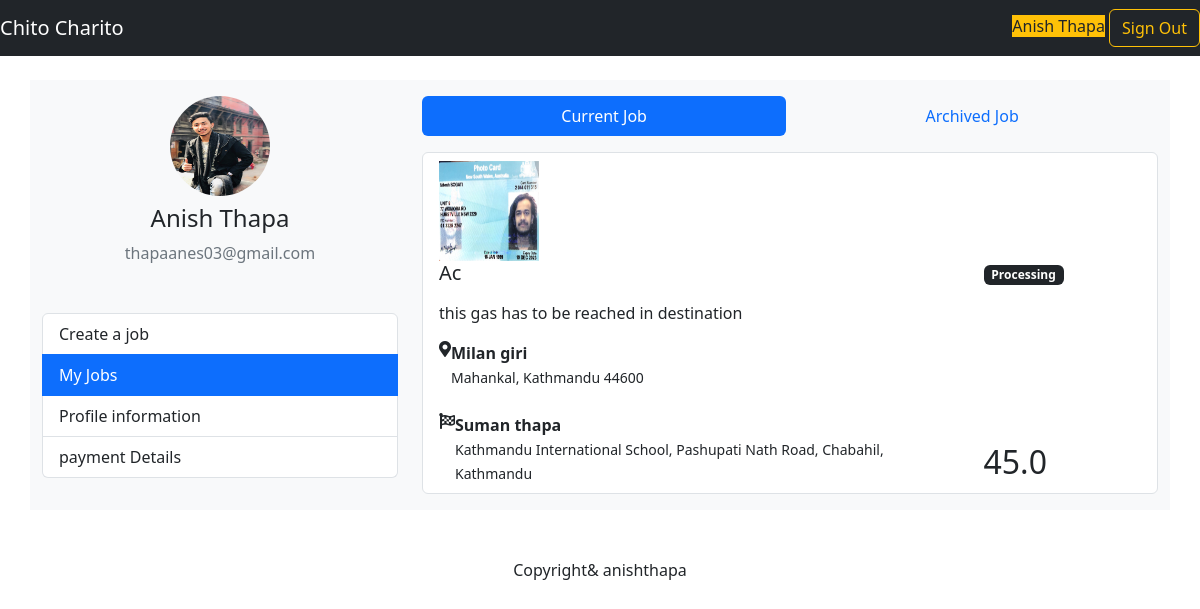
/customer/jobs/current (signed in), run on the app's committed database.
### mainapp/models.py (models this page shows, shortened)
class Customer(models.Model):
    user=models.OneToOneField(User,on_delete=CASCADE)
    avatar = models.ImageField(upload_to='customer/avatars',blank=True,null=True)
    phone_number = models.CharField(max_length=50, blank=True)
    stripe_customer_id = models.CharField(max_length=255, blank=True)
    stripe_payment_method_id = models.CharField(max_length=255, blank=True)
    stripe_card_last4 = models.CharField(max_length=255, blank=True)

class Job(models.Model):
  SMALL_SIZE = "small"
  MEDIUM_SIZE = "medium"
  LARGE_SIZE = "large"
  SIZES = (
    (SMALL_SIZE, 'Small'),
    (MEDIUM_SIZE, 'Medium'),
    (LARGE_SIZE, 'Large'),
  )
  CREATING_STATUS = 'creating'
  PROCESSING_STATUS = 'processing'
  PICKING_STATUS = 'picking'
  DELIVERING_STATUS = 'delivering'
  COMPLETED_STATUS = 'completed'
  CANCELED_STATUS = 'canceled'
  STATUSES = (
    (CREATING_STATUS, 'Creating'),
    (PROCESSING_STATUS, 'Processing'),
    (PICKING_STATUS, 'Picking'),
    (DELIVERING_STATUS, 'Delivering'),
    (COMPLETED_STATUS, 'Completed'),
    (CANCELED_STATUS, 'Canceled'),
  )
  id = models.UUIDField(primary_key=True, default=uuid.uuid4, editable=False)
  customer = models.ForeignKey(Customer, on_delete=models.CASCADE)
  courier = models.ForeignKey(Courier, on_delete=models.CASCADE, null=True, blank=True)
  name = models.CharField(max_length=255)
  description = models.CharField(max_length=255)
  category = models.ForeignKey(Category, on_delete=models.SET_NULL, null=True, blank=True)
  size = models.CharField(max_length=20, choices=SIZES, default=MEDIUM_SIZE)
  quantity = models.IntegerField(default=1)
  photo = models.ImageField(upload_to='job/photos/')
  status = models.CharField(max_length=20, choices=STATUSES, default=CREATING_STATUS)
  created_at = models.DateTimeField(default=timezone.now)
  pickup_address = models.CharField(max_length=255, blank=True)
  pickup_lat = models.FloatField(default=0)
  pickup_lng = models.FloatField(default=0)
  pickup_name = models.CharField(max_length=255, blank=True)
  pickup_phone = models.CharField(max_length=50, blank=True)
  delivery_address = models.CharField(max_length=255, blank=True)
  delivery_lat = models.FloatField(default=0)
  delivery_lng = models.FloatField(default=0)
  delivery_name = models.CharField(max_length=255, blank=True)
  delivery_phone = models.CharField(max_length=50, blank=True)
  duration = models.IntegerField(default=0)
  distance = models.FloatField(default=0)
  price = models.FloatField(default=0)
  pickup_photo = models.ImageField(upload_to='job/pickup_photos/', null=True, blank=True)
  pickedup_at = models.DateTimeField(null=True, blank=True)
  delivery_photo = models.ImageField(upload_to='job/delivery_photos/', null=True, blank=True)
  delivered_at = models.DateTimeField(null=True, blank=True)

### mainapp/customer/views.py (the view)
# urls.py: path('jobs/current', customer_views.current_jobs_page, name="current_jobs"),
@login_required(login_url="/sign-in/?next=/customer/")
def current_jobs_page(request):
    jobs = Job.objects.filter(
        customer=request.user.customer,
        status__in=[
            Job.PROCESSING_STATUS,
            Job.PICKING_STATUS,
            Job.DELIVERING_STATUS
        ]
    )
    return render(request, 'customer/jobs.html', {
        "jobs": jobs
    })

### mainapp/templates/customer/jobs.html
{% extends 'customer/base.html'%}
{% block main %}
{% url 'customer:current_jobs' as current_jobs_url %}
{% url 'customer:archived_jobs' as archived_jobs_url %}
<ul class="nav nav-pills nav-fill">
    <li class="nav-item">
      <a class="nav-link {% if request.path == current_jobs_url %} active {% endif %}" aria-current="page"
      href="{% url 'customer:current_jobs' %}" >Current Job</a>
    </li>
    <li class="nav-item">
      <a class="nav-link {% if request.path == archived_jobs_url %} active {% endif %}" aria-current="page"
      href="{% url 'customer:archived_jobs' %}" >Archived Job</a>
    </li>
  </ul>
<div class="list-group mt-3">
 {% if jobs %}
 {% for job in jobs %}
 <a href="{% url 'customer:job' job.id  %}" class="list-group-item list-group-item-action">
  <div class="media">
    <img src="{{ job.photo.url }}" class="rounded-lg mr-3 " width="100" height="100">
    <div class="media-body">
      <div class="row">
        <div class="col-lg-9">
          <h5 class="mb-3">{{ job.name }}</h5>
          <p>{{ job.description }}</p>
          <div class="d-flex mb-4">
            <i class="fas fa-map-marker-alt"></i>
            <div class="ml-2">
              <b>{{ job.pickup_name }}</b><br />
              <small>{{ job.pickup_address }}</small>
            </div>
          </div>
          <div class="d-flex">
            <i class="fas fa-flag-checkered"></i>
            <div class="ml-2">
              <b>{{ job.delivery_name }}</b><br />
              <small>{{ job.delivery_address }}</small>
            </div>
          </div>
        </div>
        <div class="col-lg-3 text-right d-flex flex-column justify-content-between">
          <div><span class="badge badge-warning bg-dark mb-2">{{ job.get_status_display }}</span></div>
          <h2 class="mb-1">{{ job.price }}</h2>
        </div>
      </div>
    </div>
  </div>
</a>
 {% endfor %}
 {% else %}
 <div class="card">
   <div class = "card-body text-center">
     Nothing to show here yet
   </div>
 </div>
{% endif %}
</div>
{% endblock %}

### mainapp/templates/customer/base.html
{% extends 'base.html'  %}
{% load static %}
{% block content %}
{% url 'customer:create_job' as create_job_url %}
{% url 'customer:profile' as profile_url %}
{% url 'customer:current_jobs' as current_jobs_url %}
{% url 'customer:archived_jobs' as archived_jobs_url %}
{% url 'customer:payment_method' as payment_method_url %}
<div class="container bg-light mt-4 pt-3 pb-3">
    <div class="row">
      <div class="col-lg-4">
        <div class="text-center">
          <img src="{% if request.user.customer.avatar %}{{ request.user.customer.avatar.url }}{% else %}{% static 'img/avatar.png' %}{% endif %}" alt="" class="rounded-circle mb-2" width="100" height="100">
          <h4>{{ request.user.get_full_name }}</h4>
          <p class="text-secondary">{{ request.user.email }}</p>
        </div>
        <div class="list-group mt-5">
            <a href="{% url 'customer:create_job' %}" class="list-group-item list-group-item-action {% if request.path == create_job_url %} active {% endif %}">Create a job</a>
            <a href="{% url 'customer:current_jobs' %}"
          class="list-group-item list-group-item-action {% if request.path == current_jobs_url or request.path == archived_jobs_url %}active{% endif %}">My
          Jobs</a>
            <a href="{% url 'customer:profile' %}" class="list-group-item list-group-item-action {% if request.path == profile_url %} active {% endif %} ">Profile information</a>
            <a href="{% url 'customer:payment_method' %}" class="list-group-item list-group-item-action {% if request.path == payment_method_url %} active {% endif %} ">payment Details</a>
        </div>
        </div>
      <div class="col-lg-8">
          {% block main %}
          {% endblock %}
      </div>
        </div>
        </div>
        {% endblock %}

### mainapp/templates/base.html (shortened to what this page needs)
<!DOCTYPE html>
<html lang="en">
<head>
    {% load bootstrap5 %}
    {% bootstrap_css %}
    <link rel="stylesheet" href="https://use.fontawesome.com/releases/v5.9.0/css/all.css">
</head>
<body>
    <nav class="navbar   {% if not request.user.is_authenticated %} navbar-expand-lg {% endif %} navbar-dark bg-dark">
          <a class="navbar-brand" href="/">Chito Charito</a>
          {% if not request.user.is_authenticated %}
          <button class="navbar-toggler" type="button" data-bs-toggle="collapse" data-bs-target="#navbarSupportedContent" aria-controls="navbarSupportedContent" aria-expanded="false" aria-label="Toggle navigation">
            <span class="navbar-toggler-icon"></span>
          </button>
          <div class="collapse navbar-collapse" id="navbarSupportedContent">
            <ul class="navbar-nav">
              <li  class="nav-item" {% if request.GET.next != '/courier/' %}active{% endif %}>
                <a class="nav-link active" aria-current="page"  href="/sign-in/?next=/customer/">Customer</a>
              </li>
              <li class="nav-item"  {% if request.GET.next == '/courier/' %}active{% endif %}>
                <a class="nav-link active" aria-current="page" href="/sign-in/?next=/courier/">Courier</a>
              </li>
              <!-- <li class="nav-item dropdown">
                <a class="nav-link dropdown-toggle" href="#" aria-expanded="false">
                  Gudiance
                </a>
              </li> -->
            </ul>
        </div>
        {% else %}
        <form class="form-inline">
          <span class="mr-4 bg-warning">{{ request.user.get_full_name|title }}</span>
          <a href = "/sign-out" class="btn btn-outline-warning" >Sign Out</a>
        </form>
        {% endif %}
      </nav>
{% block content %}   {% endblock %}
      <footer class="text-center mt-5 mb-5">Copyright& anishthapa</footer>
      <link rel="stylesheet" href="https://unpkg.com/bootoast@1.0.1/dist/bootoast.min.css">
</body>
</html>

### data on the page
Job: photo (picture), name "Ac", description "this gas has to be reached in destination", pickup_name "Milan giri", pickup_address "Mahankal, Kathmandu 44600", delivery_name "Suman thapa", delivery_address "Kathmandu International School, Pashupati Nath Road, Chabahil, Kathmandu", status "Processing", price "45.0"

### other printed values
{{ request.user.get_full_name|title }} "Anish Thapa"
{{ request.user.get_full_name }} "Anish Thapa"
{{ request.user.email }} "thapaanes03@gmail.com"
